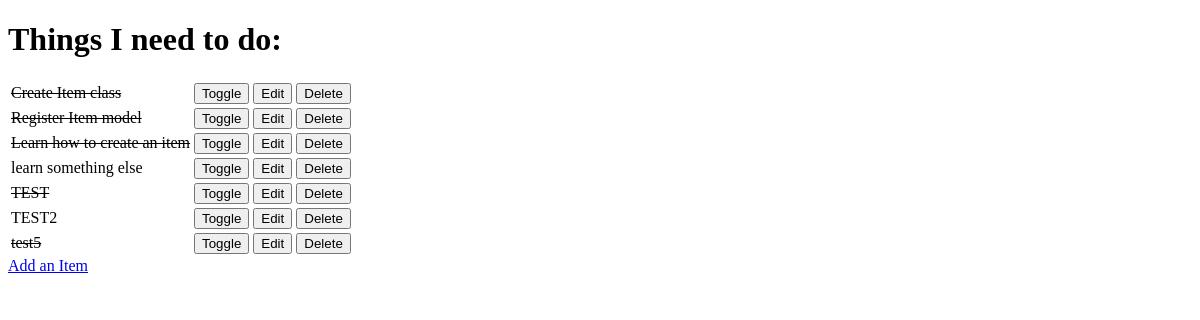
/, run on an earlier commit of the app's database.
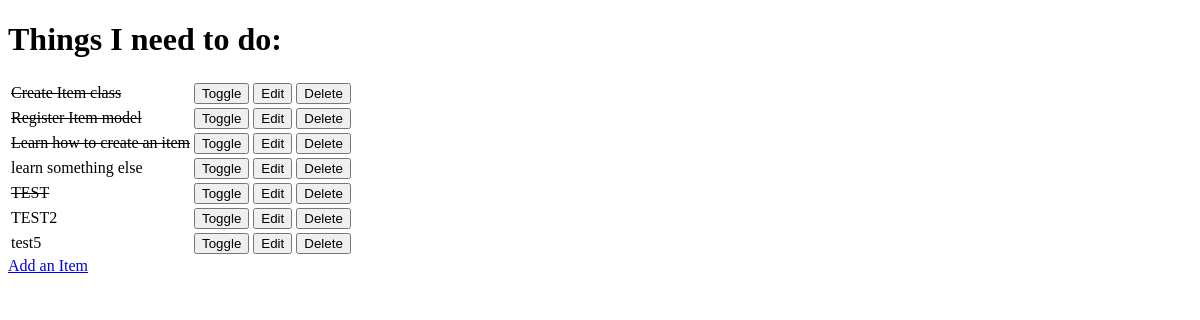
And on a later commit of the database.
### todo/models.py (models this page shows, shortened)
class Item(models.Model):
    name = models.CharField(max_length=50, null=False, blank=False)
    done = models.BooleanField(null=False, blank=False, default=False)

### todo/views.py (the view)
# urls.py: path('', views.get_todo_list, name='get_todo_list'),
def get_todo_list(request):
    items = Item.objects.all()
    context = {
        'items': items
    }
    return render(request, 'todo/todo_list.html', context)

### todo/templates/todo/todo_list.html (shortened to what this page needs)
<!DOCTYPE html>
<html lang="en">
<head>
</head>
<body>
    <h1>Things I need to do:</h1>
    <table>
        {% for item in items %}
            <tr>
            {% if item.done %}
                <td><strike>{{ item.name }}</strike></td>
            {% else %}
                <td>{{ item.name }}</td>
            {% endif %}
                <td>
                    <a href="/toggle/{{ item.id }}">
                        <button>Toggle</button>
                    </a>
                </td>
                <td>
                    <a href="/edit/{{ item.id }}">
                        <button>Edit</button>
                    </a>
                </td>
                <td>
                    <a href="/delete/{{ item.id }}">
                        <button>Delete</button>
                    </a>
                </td>
            </tr>
        {% empty %}
            <tr><td>You have nothing to do</td></tr>
        {% endfor %}
    </table>
    <a href="/add">Add an Item</a>
</body>
</html>

What changed in the data, as far as the page shows it:
changed Item "test5": done True → False (drawn)
